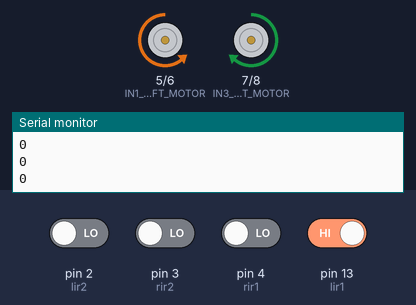
A sketch run on a simulated Arduino Uno, built with avr-gcc and run on an emulated ATmega328P. Shown: motor-driver pin pairs drawn as motors (green arrow = first pin HIGH = forward, orange = second pin HIGH = backward, longer = more drive, scaled by the enable pin), the last lines printed to the serial monitor. The inputs (shaded band) are chosen by the test bench; at power-on: pin 13 (lir1) HIGH, pin 2 (lir2), pin 3 (rir2), pin 4 (rir1) LOW.

Above: at 1.2 s.
1.3 s: pin 13 (lir1) driven LOW
At 1.53 s:
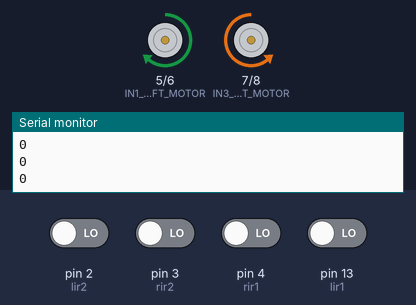
4.3 s: pin 2 (lir2) driven HIGH
7.3 s: pin 4 (rir1) driven HIGH
At 7.6 s:
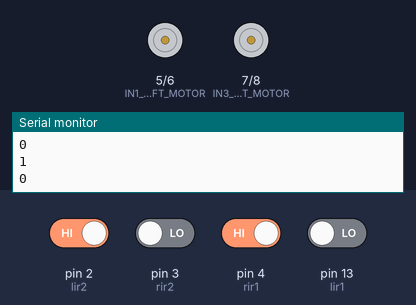
8.8 s: pin 4 (rir1) driven LOW
At 9.0 s:
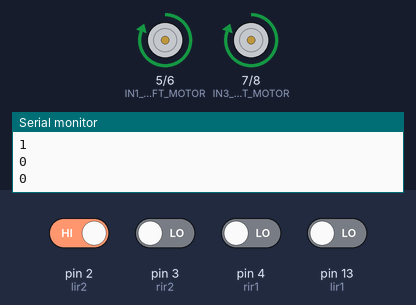
11.8 s: pin 2 (lir2) driven LOW
Timing chart, 0 to 15.8 s (numbered marks = the images above; inputs shaded):
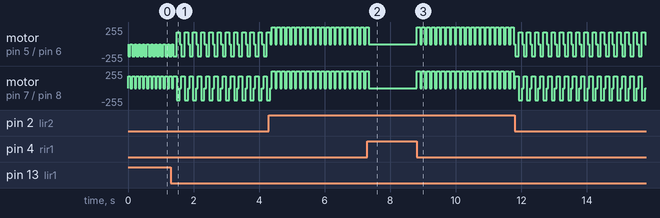

Measured:
- after the input at 7.3 s, motor on pin 5 (IN1_OF_LEFT_MOTOR) / pin 6 (IN2_OF_LEFT_MOTOR), motor on pin 7 (IN3_OF_RIGHT_MOTOR) / pin 8 (IN4_OF_RIGHT_MOTOR): goes on until 7.3 s, then stays stopped
- after the input at 8.8 s, motor on pin 5 (IN1_OF_LEFT_MOTOR) / pin 6 (IN2_OF_LEFT_MOTOR), motor on pin 7 (IN3_OF_RIGHT_MOTOR) / pin 8 (IN4_OF_RIGHT_MOTOR): alternates forward 255/255 for 0.10 s and stopped for 0.05 s, starting at once
- by itself, motor on pin 5 (IN1_OF_LEFT_MOTOR) / pin 6 (IN2_OF_LEFT_MOTOR), motor on pin 7 (IN3_OF_RIGHT_MOTOR) / pin 8 (IN4_OF_RIGHT_MOTOR): alternates forward 255/255 for 0.10 s and stopped for 0.05 s

The sketch:

lfrr.ino
```cpp
int s1,s2,s3,s4;
int en1=9;
int en2=10;
int lir1=13;// most left
int lir2=2;// mid left
int rir1=4;// mid right
int rir2=3;// most right
void bwd();
void fwd();
void rth();
void lft();
void stp();
void setup() {
  // put your setup code here, to run once:
  Serial.begin(9600);
  pinMode(lir1,INPUT);
  pinMode(lir2,INPUT);
  pinMode(rir1,INPUT);
  pinMode(rir2,INPUT);

  pinMode(en1,OUTPUT);// ENABLE 1 OF LEFT MOTOR (PWM)
  pinMode(5,OUTPUT);// IN1 OF LEFT MOTOR
  pinMode(6,OUTPUT);// IN2 OF LEFT MOTOR
  pinMode(7,OUTPUT);// IN3 OF RIGHT MOTOR
  pinMode(8,OUTPUT);// IN4 OF RIGHT MOTOR
  pinMode(en2,OUTPUT);// ENABLE 2 OF RIGHT MOTOR (PWM)

}

void loop() {
  s1=digitalRead(lir1);
  s2=digitalRead(lir2);
  s3=digitalRead(rir2);
  s4=digitalRead(rir1);
  Serial.println(s1);
  Serial.println(s2);
  Serial.println(s3);
  Serial.println(s4);
  Serial.println("");
  Serial.println("");


if(s1==0 && s2==1 && s3==1&& s4==0)
{
  fwd();
  delay(100);
  stp();
}
else if(s1==1 && s2==1 && s3==1 && s4==0)
{
  lft();
  delay(50);
  stp();
}
else if(s1==1 && s2==0 && s3==0 && s4==0)
{
  lft();
  delay(75);
  stp();
}
else if(s1==1 && s2==1 && s3==0 && s4==0)
{
  lft();
  delay(50);
  stp();
}
else if(s1==1 && s2==1 && s3==1 && s4==0)
{
  fwd();
  delay(100);
  stp();
}
else if(s1==0 && s2==0 && s3==0 && s4==1)
{
  rth();
  delay(75);
  stp();
}
else if(s1==0 && s2==0 && s3==1 && s4==1)
{
  rth();
  delay(50);
  stp();
}
else if(s1==0 && s2==1 && s3==1 && s4==1)
{
  fwd();
  delay(100);
  stp();
}
else if(s1==0 && s2==1 && s3==0 && s4==0)
{
  fwd();
  delay(100);
  stp();
}
else if(s1==0 && s2==0 && s3==1 && s4==0)
{
  fwd();
  delay(100);
  stp();
}


else if(s1==0 && s2==0 && s3==0 && s4==0)
{
  lft();
  delay(100);
  rth();
  delay(100);
  stp();
}
else if(s1==1 && s2==1 && s3==1 && s4==1)
{
  rth();
  delay(100);
  lft();
  delay(100);
  stp();
}
else if(s1==1 && s2==0 && s3==1 && s4==0)
{
  lft();
  delay(100);
  stp();
}
else if(s1==1 && s2==0 && s3==1 && s4==1)
{
  lft();
  delay(100);
  stp();
}
else if(s1==1 && s2==0 && s3==0 && s4==1)
{
  lft();
  delay(100);
  stp();
}
else if(s1==1 && s2==1 && s3==0 && s4==1)
{
  rth();
  delay(100);
  stp();
}


delay(50);

}


void fwd()
{
  analogWrite(en1,255);// LEFT MOTOR
  digitalWrite(5,HIGH);// LEFT MOTOR
  digitalWrite(6,LOW);// LEFT MOTOR

  analogWrite(en2,255);// RIGHT MOTOR
  digitalWrite(7,HIGH);// RIGHT MOTOR
  digitalWrite(8,LOW);// RIGHT MOTOR


}

void rth()
{
   analogWrite(en1,180);// LEFT MOTOR
  digitalWrite(5,HIGH);// LEFT MOTOR
  digitalWrite(6,LOW);// LEFT MOTOR

   analogWrite(en2,180);// RIGHT MOTOR
  digitalWrite(7,LOW);// RIGHT MOTOR
  digitalWrite(8,HIGH);// RIGHT MOTOR


}

void lft()
{
    analogWrite(en2,180);// LEFT MOTOR
  digitalWrite(5,LOW);// LEFT MOTOR
  digitalWrite(6,HIGH);// LEFT MOTOR

   analogWrite(en1,180);// RIGHT MOTOR
  digitalWrite(7,HIGH);// RIGHT MOTOR
  digitalWrite(8,LOW);// RIGHT MOTOR


}


 void stp()
 {
   analogWrite(en2,0);// RIGHT MOTOR
  digitalWrite(7,LOW);// RIGHT MOTOR
  digitalWrite(8,LOW);// RIGHT MOTOR

    analogWrite(en1,0);// LEFT MOTOR
  digitalWrite(5,LOW);// LEFT MOTOR
  digitalWrite(6,LOW);// LEFT MOTOR

 }
```
